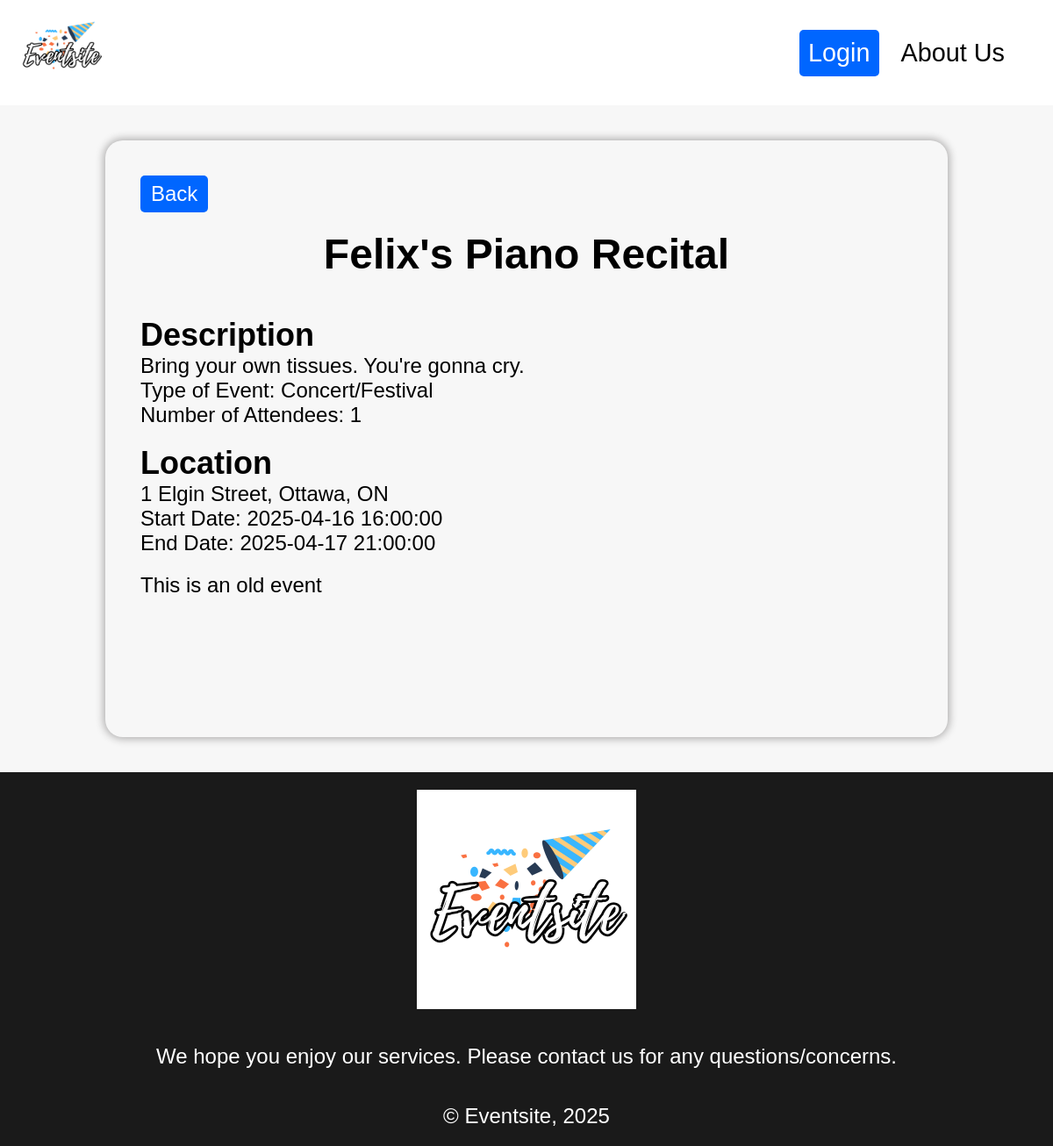
Screenshot of /public/server/displayevent.php?eventid=3 with the database file from the repository.
### tables this page shows
CREATE TABLE IF NOT EXISTS `EVENT` (
    Event_Id INT AUTO_INCREMENT,
    Event_Name VARCHAR(100) NOT NULL,
    Event_Description TEXT NOT NULL,
    Event_Type_Id INT NOT NULL,
    Start_Date DATETIME NOT NULL,
    End_Date DATETIME NOT NULL,
    Visibility ENUM('Public','Private') NOT NULL,
    Address VARCHAR(255) NOT NULL,
    City VARCHAR(100) NOT NULL,
    Province VARCHAR(100) NOT NULL,
    Postal_Code VARCHAR(20) NOT NULL,
    CONSTRAINT EventPK PRIMARY KEY (`Event_ID`),
    CONSTRAINT Event_Event_IdFK FOREIGN KEY (`Event_Type_Id`) 
      REFERENCES `event_type`(`Event_Type_Id`) 
        ON UPDATE NO ACTION
        ON DELETE NO ACTION
);

CREATE TABLE IF NOT EXISTS `EVENT_TYPE` (
  Event_Type_Id INT AUTO_INCREMENT,
  Type VARCHAR(50) NOT NULL,
  CONSTRAINT Event_Type_IdPK PRIMARY KEY (`Event_Type_Id`)
);

### private/functions/connection.php (called while the page is built, shortened)
<?php
function confirm_not_empty($result_set) {
  if(mysqli_num_rows($result_set) > 0) {
    return true;
  }
  else {
    return false;
  }
}
?>

### public/server/displayevent.php (the view, shortened to what this page needs)
<?php
  require_once "../../private/functions/connection.php";
  $database = db_connect();
?>
<!DOCTYPE html>
<html lang="en">
<head>
  <link rel="stylesheet" href="../css/general.css" type="text/css">
</head>
<body>
  <?php
    if(isset($_SESSION["Email"])) {
      include "../../private/functions/loggedinheader.php";
    }
    else {
      include "../../private/functions/header.php";
    }
  ?>
  <main class="displayeventbox">
    <?php
      if(isset($_SESSION["Email"])) {
        echo '<a class="smallbutton" href="browse.php">Back to Home</a>';
      }
      else {
        echo '<button class="backbutton" onclick="history.back()">Back</button>';
      }
      $eventid = $_GET['eventid'];
      $sql = "SELECT * FROM EVENT JOIN USER_EVENT ON EVENT.Event_Id = USER_EVENT.Event_Id ";
      $sql .= "JOIN USER ON USER.Email_Address = USER_EVENT.Email_Address ";
      $sql .= "JOIN EVENT_TYPE ON EVENT.Event_Type_Id = EVENT_TYPE.Event_Type_Id ";
      $sql .= "WHERE EVENT.Event_Id = $eventid AND USER_EVENT.Relationship = 'Owner';";
      $result_set = mysqli_query($database, $sql);
      $countsql = "SELECT COUNT(*) AS Attending ";
      $countsql .= "FROM EVENT JOIN USER_EVENT ON EVENT.Event_Id = USER_EVENT.Event_Id ";
      $countsql .= "WHERE Relationship = 'Participant' AND ";
      $countsql .= 'EVENT.Event_Id = ' . $eventid . ';';
      $count_result_set = mysqli_query($database, $countsql);
      $attending = mysqli_num_rows($count_result_set);
      if (confirm_not_empty($result_set)) {
        $result = mysqli_fetch_assoc($result_set);
        echo '<h1>' . $result['Event_Name'] . '</h1>';
        echo '<section>';
        echo '<h2>Description</h2>';
        echo '<p>' . $result['Event_Description'] . '</p>';
        echo '<p>Type of Event: ' . $result['Type'] . '</p>';
        echo '<p>Number of Attendees: ' . $attending . '</p>';
        echo '</section>';
        echo '<section>';
        echo '<h2>Location</h2>';
        echo '<p>' . $result['Address'] . ', ' .$result['City'] . ', '
                  . $result['Province'] . '</p>';
        echo '<p>Start Date: ' . $result['Start_Date'] . '</p>';
        echo '<p>End Date: ' . $result['End_Date'] . '</p>';
        echo '</section>';
      }
      else {
        echo 'No event information found.';
      }
      $End_Date = strtotime($result['End_Date']);
      $Current_Time = $_SERVER['REQUEST_TIME'];
      if (!isset($_SESSION["Email"]) && $End_Date > $Current_Time) {
        echo '<a class="smallbutton" href="login.php?eventid='
              . $eventid . '">Log in to Register for this Event</a>';
      }
      elseif (!confirm_not_empty($relationship_result_set) && $End_Date > $Current_Time) {
        echo '<a class="smallbutton" href="validateregister.php?eventid='
              . $eventid . '">Register for this Event</a>';
      }
      elseif ($relationship_result['Relationship'] === "Participant" && $End_Date > $Current_Time) {
        echo '<a class="smallbutton" id="deletebutton" href="validateregister.php?eventid='
                . $eventid . '">Cancel Registration</a>';
      }
      else {
        echo "<p>This is an old event</p>";
      }
    ?>
  </main>
  <?php
    include "../../private/functions/footer.php";
  ?>
</body>

### public/css/general.css (style rules this page uses)
* { margin:0; padding:0; }
body { position:relative; background-color: #f7f7f7; font-size:24px; font-family:'Gill Sans', 'Gill Sans MT', Calibri, 'Trebuchet MS', sans-serif; }
main { position:relative; box-sizing:border-box; min-height:85vh; }
h1 { text-align:center; margin-bottom:0.5em; }
button { background-color:rgb(0, 102, 255); color:white; padding:0.3em 0.5em; border-radius:5px; border:none; font-size:1em; cursor:pointer; width:100%; }
.backbutton { width:fit-content; }
.displayeventbox, .displayaccountbox, .aboutusbox { margin:40px auto; box-sizing:border-box; width:80%; padding: 40px; border-radius:20px; box-shadow: 0px 0px 10px 2px rgb(173, 172, 172); display:flex; flex-direction:column; gap:20px; }

### rows the page displays
event: Event_Name "Felix's Piano Recital", Event_Description "Bring your own tissues. You're gonna cry.", Event_Type_Id.Type "Concert/Festival", Address "1 Elgin Street", City "Ottawa", Province "ON", Start_Date "2025-04-16 16:00:00", End_Date "2025-04-17 21:00:00"

### other values shown
$attending "1"
